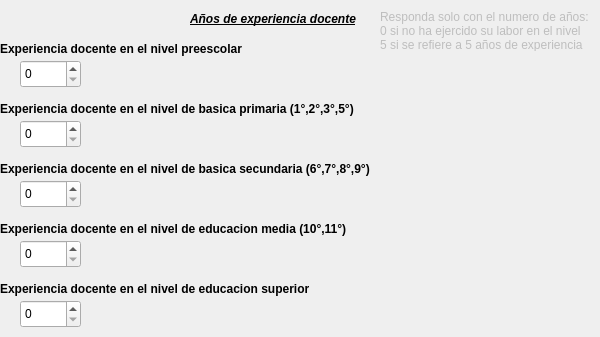
      <widget class="QWidget" name="tabWidgetPage7">
       <attribute name="title">
        <string>7 de 9</string>
       </attribute>
       <widget class="QLabel" name="label_21">
        <property name="geometry">
         <rect>
          <x>190</x>
          <y>10</y>
          <width>181</width>
          <height>18</height>
         </rect>
        </property>
        <property name="font">
         <font>
          <weight>75</weight>
          <italic>true</italic>
          <bold>true</bold>
          <underline>true</underline>
          <strikeout>false</strikeout>
         </font>
        </property>
        <property name="text">
         <string>Años de experiencia docente</string>
        </property>
       </widget>
       <widget class="QLabel" name="label_22">
        <property name="enabled">
         <bool>false</bool>
        </property>
        <property name="geometry">
         <rect>
          <x>380</x>
          <y>10</y>
          <width>211</width>
          <height>41</height>
         </rect>
        </property>
        <property name="font">
         <font>
          <pointsize>9</pointsize>
          <underline>false</underline>
          <strikeout>false</strikeout>
         </font>
        </property>
        <property name="text">
         <string>Responda solo con el numero de años: ej: 
0 si no ha ejercido su labor en el nivel 
5 si se refiere a 5 años de experiencia</string>
        </property>
       </widget>
       <widget class="QLabel" name="label_23">
        <property name="geometry">
         <rect>
          <x>0</x>
          <y>40</y>
          <width>271</width>
          <height>18</height>
         </rect>
        </property>
        <property name="font">
         <font>
          <weight>75</weight>
          <bold>true</bold>
         </font>
        </property>
        <property name="text">
         <string>Experiencia docente en el nivel preescolar</string>
        </property>
       </widget>
       <widget class="QSpinBox" name="exppreescolar">
        <property name="geometry">
         <rect>
          <x>20</x>
          <y>60</y>
          <width>61</width>
          <height>28</height>
         </rect>
        </property>
       </widget>
       <widget class="QLabel" name="label_24">
        <property name="geometry">
         <rect>
          <x>0</x>
          <y>100</y>
          <width>391</width>
          <height>18</height>
         </rect>
        </property>
        <property name="font">
         <font>
          <weight>75</weight>
          <bold>true</bold>
         </font>
        </property>
        <property name="text">
         <string>Experiencia docente en el nivel de basica primaria (1°,2°,3°,5°)</string>
        </property>
       </widget>
       <widget class="QSpinBox" name="expprimaria">
        <property name="geometry">
         <rect>
          <x>20</x>
          <y>120</y>
          <width>61</width>
          <height>28</height>
         </rect>
        </property>
       </widget>
       <widget class="QLabel" name="label_25">
        <property name="geometry">
         <rect>
          <x>0</x>
          <y>160</y>
          <width>411</width>
          <height>18</height>
         </rect>
        </property>
        <property name="font">
         <font>
          <weight>75</weight>
          <bold>true</bold>
         </font>
        </property>
        <property name="text">
         <string>Experiencia docente en el nivel de basica secundaria (6°,7°,8°,9°)</string>
        </property>
       </widget>
       <widget class="QSpinBox" name="expsecundaria">
        <property name="geometry">
         <rect>
          <x>20</x>
          <y>180</y>
          <width>61</width>
          <height>28</height>
         </rect>
        </property>
       </widget>
       <widget class="QLabel" name="label_26">
        <property name="geometry">
         <rect>
          <x>0</x>
          <y>220</y>
          <width>411</width>
          <height>18</height>
         </rect>
        </property>
        <property name="font">
         <font>
          <weight>75</weight>
          <bold>true</bold>
         </font>
        </property>
        <property name="text">
         <string>Experiencia docente en el nivel de educacion media (10°,11°)</string>
        </property>
       </widget>
       <widget class="QSpinBox" name="expmedia">
        <property name="geometry">
         <rect>
          <x>20</x>
          <y>240</y>
          <width>61</width>
          <height>28</height>
         </rect>
        </property>
       </widget>
       <widget class="QLabel" name="label_27">
        <property name="geometry">
         <rect>
          <x>0</x>
          <y>280</y>
          <width>411</width>
          <height>18</height>
         </rect>
        </property>
        <property name="font">
         <font>
          <weight>75</weight>
          <bold>true</bold>
         </font>
        </property>
        <property name="text">
         <string>Experiencia docente en el nivel de educacion superior</string>
        </property>
       </widget>
       <widget class="QSpinBox" name="expsuperior">
        <property name="geometry">
         <rect>
          <x>20</x>
          <y>300</y>
          <width>61</width>
          <height>28</height>
         </rect>
        </property>
       </widget>
      </widget>
